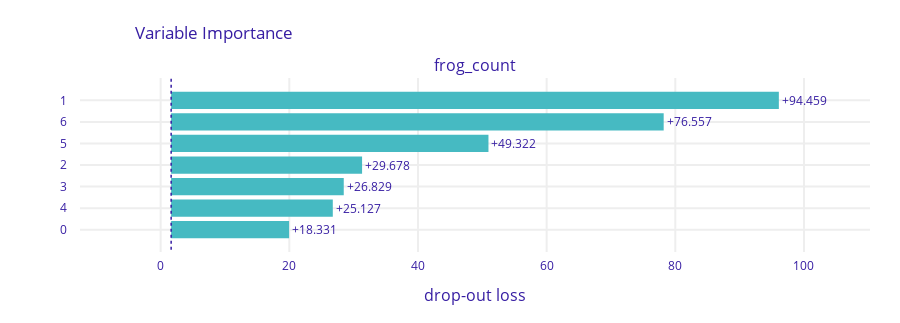

The notebook cell this image was saved under:
### Code cell
#plotting the variable importance chart
explainer.model_parts().plot()

### Figure 1 — Plotly figure (JSON) as saved in the notebook; plotly's stock layout.template omitted (floating-point values rounded to 4 significant figures)
{"data": [{"base": 1.636, "hoverinfo": "text", "hoverlabel": {"bgcolor": "rgba(0,0,0,0.8)"}, "hovertext": ["Model: frog_count loss after<br>variable: 1 is permuted: 96.095<br>Drop-out loss change: +94.459", "Model: frog_count loss after<br>variable: 6 is permuted: 78.193<br>Drop-out loss change: +76.557", "Model: frog_count loss after<br>variable: 5 is permuted: 50.958<br>Drop-out loss change: +49.322", "Model: frog_count loss after<br>variable: 2 is permuted: 31.314<br>Drop-out loss change: +29.678", "Model: frog_count loss after<br>variable: 3 is permuted: 28.465<br>Drop-out loss change: +26.829", "Model: frog_count loss after<br>variable: 4 is permuted: 26.763<br>Drop-out loss change: +25.127", "Model: frog_count loss after<br>variable: 0 is permuted: 19.968<br>Drop-out loss change: +18.331"], "marker": {"color": "#46bac2"}, "orientation": "h", "showlegend": false, "text": ["+94.459", "+76.557", "+49.322", "+29.678", "+26.829", "+25.127", "+18.331"], "textposition": "outside", "type": "bar", "x": [94.46, 76.56, 49.32, 29.68, 26.83, 25.13, 18.33], "xaxis": "x", "y": ["1", "6", "5", "2", "3", "4", "0"], "yaxis": "y"}], "layout": {"annotations": [{"font": {"size": 16}, "showarrow": false, "text": "frog_count", "x": 0.5, "xanchor": "center", "xref": "paper", "y": 1, "yanchor": "bottom", "yref": "paper"}, {"font": {"size": 16}, "showarrow": false, "text": "drop-out loss", "x": 0.5, "xanchor": "center", "xref": "paper", "y": 0, "yanchor": "top", "yref": "paper", "yshift": -30}], "font": {"color": "#371ea3"}, "height": 323, "margin": {"b": 71, "r": 30, "t": 78}, "shapes": [{"line": {"color": "#371ea3", "dash": "dot", "width": 1.5}, "type": "line", "x0": 1.636, "x1": 1.636, "xref": "x", "y0": -1, "y1": 7, "yref": "y"}], "title": {"text": "Variable Importance", "x": 0.15}, "xaxis": {"anchor": "y", "automargin": true, "domain": [0, 1], "fixedrange": true, "gridwidth": 2, "range": [-12.53, 110.3], "tickcolor": "white", "ticklen": 3, "ticks": "outside", "type": "linear", "zeroline": false}, "yaxis": {"anchor": "x", "automargin": true, "autorange": "reversed", "domain": [0, 1], "fixedrange": true, "gridwidth": 2, "tickcolor": "white", "ticklen": 10, "ticks": "outside", "type": "category"}}}
